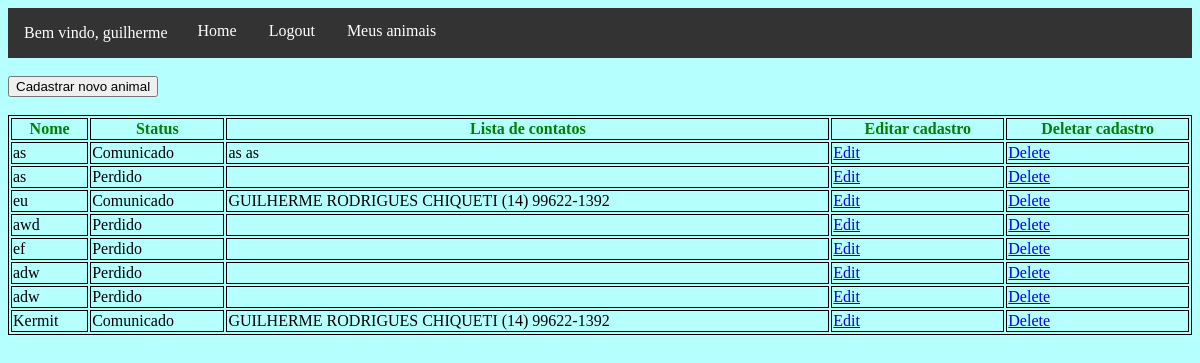
Page /meus_animais (signed in) on the earlier database version.
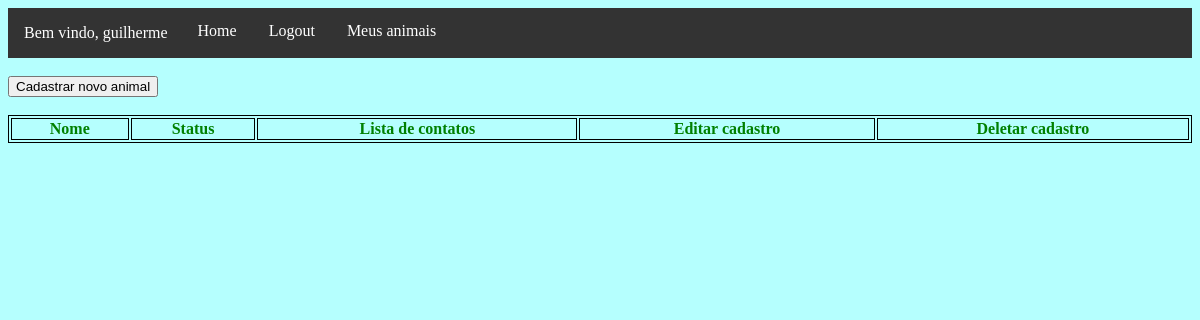
Same page on the later database version.
### product/models.py (models this page shows, shortened)
class Animal(models.Model):
    foto  = models.ImageField()
    nome  = models.CharField(max_length=100)
    idade = models.CharField(max_length=3, blank=True)
    cidade_desaparecimento = models.CharField(max_length=50)
    estado_desaparecimento = models.CharField(max_length=50)
    status = models.IntegerField(choices=STATUS_ANIMAL, default=1, blank=True)
    dono = models.ForeignKey(Dono, on_delete=models.CASCADE,  null=True)
    informacoes_extras = models.CharField(max_length=250, blank=True)

class Contato(models.Model):
    nome = models.CharField(max_length=100)
    telefone = models.CharField(max_length=20)
    animal = models.ForeignKey(Animal, on_delete=models.CASCADE, null=True)

### product/views.py (the view)
# urls.py: path('meus_animais', meus_animais, name='meus_animais'),
@login_required
def meus_animais(request):
    animals = [i for i in Animal.objects.all() if i.dono.email==request.user.email]
    contatos = []
    for a in animals:
        contatos.append(Contato.objects.filter(animal__id=a.id))
    context = {'animais': zip(animals, contatos) }
    return render(request, 'meus_animais.html', context)

### product/templates/meus_animais.html (shortened to what this page needs)
{% extends 'base.html' %}
{% block content %}
		<br>
		<form action="{%  url 'cadastrar_animal' %}">
			<input type="submit" value="Cadastrar novo animal" />
		</form>
		<br>
        <table border="1" width="100%">
		<thead>
			<tr>
			  <th>Nome</th>
			  <th>Status</th>
			  <th>Lista de contatos</th>
			  <th>Editar cadastro</th>
			  <th>Deletar cadastro</th>
			</tr>
		</thead>
		<tbody>
		{% for animal, contatos in animais %}
		<tr>
			<td>{{animal.nome}}</td>
			{% load static %}
			<td>
			{{animal.get_status_display}}
			</td>
			<td>
			{% for contato in contatos %}
				{{contato.nome}}
				{{contato.telefone}}
				<br>
			{% endfor %}
			</td>
			<td><a class="btn btn-warning" href="{%  url 'animal_edit' animal.id %}">Edit</a>
            </td>
			<td><a class="btn btn-danger" href="{%  url 'animal_delete' animal.id %}">Delete</a>
			</td>
		</tr>
		{% endfor %}
		</tbody>
		</table>
{% endblock content %}

Differences in the rows shown:
removed Animal: nome "as", status "Comunicado"
removed Contato: nome "as", telefone "as"
removed Animal: nome "as", status "Perdido"
removed Animal: nome "eu", status "Comunicado"
removed Contato: nome "GUILHERME RODRIGUES CHIQUETI", telefone "(14) 99622-1392", shown under "eu"
removed Animal: nome "awd", status "Perdido"
removed Animal: nome "ef", status "Perdido"
removed Animal: nome "adw", status "Perdido"
removed Animal: nome "adw", status "Perdido"
removed Animal: nome "Kermit", status "Comunicado"
removed Contato: nome "GUILHERME RODRIGUES CHIQUETI", telefone "(14) 99622-1392", shown under "Kermit"
